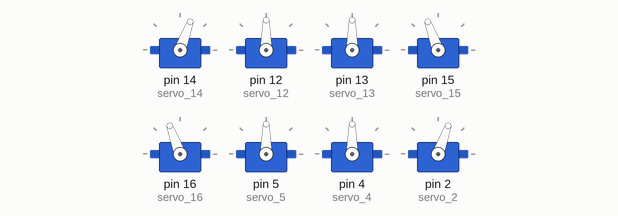
The sketch below on a simulated Arduino Uno, built with avr-gcc and run on an emulated ATmega328P. Shown: 8 × servo.

Above: at 0.05 s.
At 0.5 s:
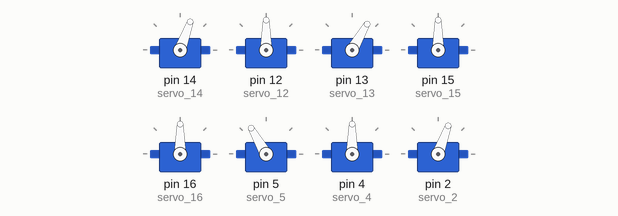
At 0.75 s:
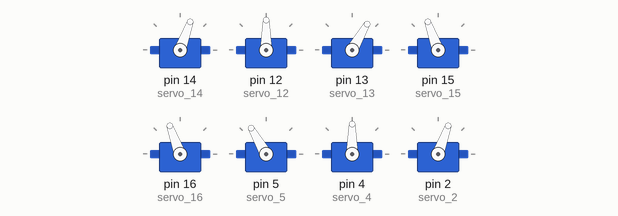
At 1.0 s:
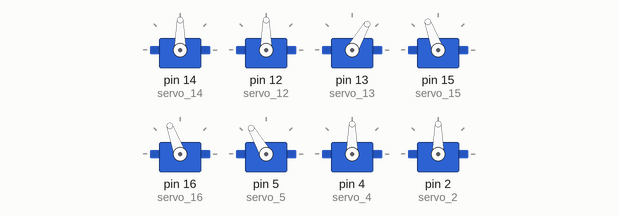
At 1.5 s:
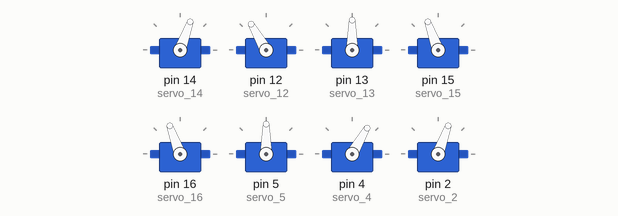
At 2.0 s:
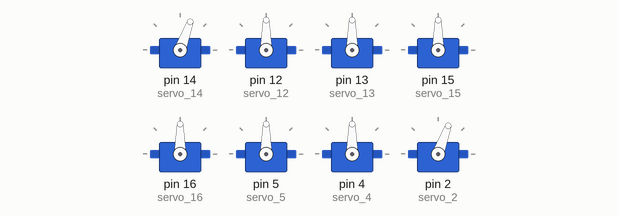
Timing chart, 0 to 5.1 s (numbered marks = the images above):
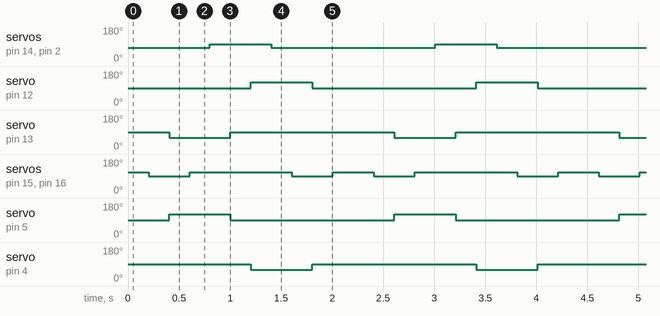

Measured:
- by itself, servo on pin 14 (servo_14), servo on pin 2 (servo_2): alternates 90° for 0.60 s and 70° for 1.6 s
- by itself, servo on pin 12 (servo_12), servo on pin 5 (servo_5): alternates 120° for 0.60 s and 90° for 1.6 s
- by itself, servo on pin 13 (servo_13), servo on pin 4 (servo_4): alternates 90° for 1.6 s and 60° for 0.60 s
- by itself, servo on pin 15 (servo_15), servo on pin 16 (servo_16): repeats every 2.2 s: 110° 1.0 s, 90° 0.40 s, 110° 0.40 s, 90° 0.40 s

The sketch:

6.1left_move.ino
```cpp
#include <Servo.h>
Servo servo_14;//Upper right [paw]
Servo servo_12;//Upper right [arm]
Servo servo_13;//Lower right [arm]
Servo servo_15;//Lower right [paw]
Servo servo_16;//Upper left [paw]
Servo servo_5;//Upper left [arm]
Servo servo_4;//Lower left [arm]
Servo servo_2;//Lower left [paw]


//Create an array of moves to the left
int array4[11][9] = {
{70, 90, 90, 110, 110, 90, 90, 70, 200},//Ready for standby
{70, 90, 90, 90, 90, 90, 90, 70, 200},//The left upper paw and right lower paw are raised
{70, 90, 60, 90, 90, 120,90, 70, 200},//The upper left arm and lower right arm back
{70, 90, 60, 110, 110, 120,90, 70, 200},//Left upper paw and right lower paw drop
{90, 90, 60, 110, 110, 120,90, 90, 200},//Right upper paw and left lower paw are raised
{90, 90, 90, 110, 110, 90, 90, 90, 200},//Left upper arm and right lower arm forward
{90, 120,90, 110, 110, 90, 60, 90, 200},//Right upper arm and left lower arm forward
{70, 120,90, 110, 110, 90, 60, 70, 200},//Right upper paw and left lower paw drop
{70, 120,90, 90, 90, 90, 60, 70, 200},//The left upper paw and right lower paw are raised
{70, 90, 90, 90, 90, 90, 90, 70, 200},//Right upper arm and left lower arm back
{70, 90, 90, 110, 110, 90, 90, 70, 200},//Left upper paw and right lower paw drop
};

//Sets the function to move to the left
void leftmove() {
 for (int i = 0; i <= 10; i = i + 1) {
  servo_14.write(array4[i][0]);
  servo_12.write(array4[i][1]);
  servo_13.write(array4[i][2]);
  servo_15.write(array4[i][3]);
  servo_16.write(array4[i][4]);
  servo_5.write(array4[i][5]);
  servo_4.write(array4[i][6]);
  servo_2.write(array4[i][7]);
delay(array4[i][8]);
 }
}

void setup() {
  servo_14.attach(14);
  servo_12.attach(12);
  servo_13.attach(13);
  servo_15.attach(15);
  servo_16.attach(16);
  servo_5.attach(5);
  servo_4.attach(4);
  servo_2.attach(2);

}


// Run the program moved to the left
void loop() {
  leftmove();
}
```
